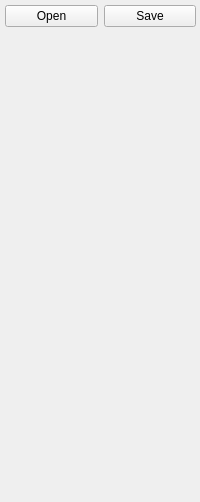
<?xml version="1.0" encoding="UTF-8"?>
<ui version="4.0">
 <class>BaseProcPanel</class>
 <widget class="QWidget" name="BaseProcPanel">
  <property name="geometry">
   <rect>
    <x>0</x>
    <y>0</y>
    <width>200</width>
    <height>502</height>
   </rect>
  </property>
  <property name="minimumSize">
   <size>
    <width>200</width>
    <height>0</height>
   </size>
  </property>
  <property name="maximumSize">
   <size>
    <width>200</width>
    <height>16777215</height>
   </size>
  </property>
  <property name="windowTitle">
   <string>Form</string>
  </property>
  <widget class="QWidget" name="gridLayoutWidget">
   <property name="geometry">
    <rect>
     <x>0</x>
     <y>0</y>
     <width>201</width>
     <height>491</height>
    </rect>
   </property>
   <layout class="QGridLayout" name="pMainLayout">
    <property name="leftMargin">
     <number>5</number>
    </property>
    <property name="topMargin">
     <number>5</number>
    </property>
    <property name="rightMargin">
     <number>5</number>
    </property>
    <property name="bottomMargin">
     <number>5</number>
    </property>
    <item row="0" column="0">
     <widget class="QPushButton" name="btn_open">
      <property name="text">
       <string>Open</string>
      </property>
     </widget>
    </item>
    <item row="4" column="0">
     <spacer name="verticalSpacer">
      <property name="orientation">
       <enum>Qt::Vertical</enum>
      </property>
      <property name="sizeHint" stdset="0">
       <size>
        <width>20</width>
        <height>40</height>
       </size>
      </property>
     </spacer>
    </item>
    <item row="0" column="1">
     <widget class="QPushButton" name="btn_save">
      <property name="text">
       <string>Save</string>
      </property>
     </widget>
    </item>
   </layout>
  </widget>
 </widget>
 <resources/>
 <connections/>
</ui>
